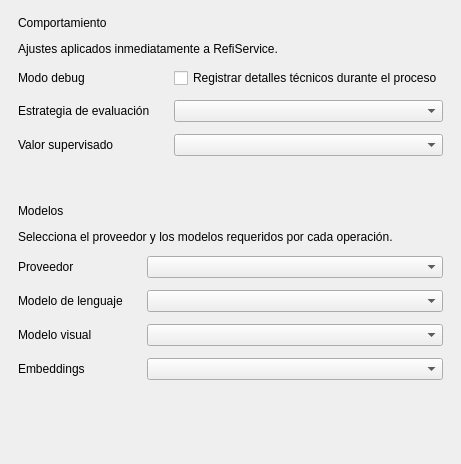
<?xml version="1.0" encoding="UTF-8"?>
<ui version="4.0">
 <class>ConfigPage</class><widget class="QWidget" name="ConfigPage">
  <layout class="QVBoxLayout" name="pageLayout"><property name="spacing"><number>14</number></property><property name="leftMargin"><number>0</number></property><property name="topMargin"><number>0</number></property><property name="rightMargin"><number>0</number></property><property name="bottomMargin"><number>0</number></property>
   <item><widget class="QFrame" name="generalCard"><property name="card" stdset="0"><bool>true</bool></property><layout class="QVBoxLayout" name="generalCardLayout"><property name="spacing"><number>12</number></property><property name="leftMargin"><number>18</number></property><property name="topMargin"><number>16</number></property><property name="rightMargin"><number>18</number></property><property name="bottomMargin"><number>18</number></property><item><widget class="QLabel" name="generalTitle"><property name="text"><string>Comportamiento</string></property></widget></item><item><widget class="QLabel" name="generalSubtitle"><property name="text"><string>Ajustes aplicados inmediatamente a RefiService.</string></property><property name="muted" stdset="0"><bool>true</bool></property></widget></item><item><layout class="QFormLayout" name="generalForm"><property name="horizontalSpacing"><number>24</number></property><item row="0" column="0"><widget class="QLabel" name="debugLabel"><property name="text"><string>Modo debug</string></property></widget></item><item row="0" column="1"><widget class="QCheckBox" name="debug_check"><property name="text"><string>Registrar detalles técnicos durante el proceso</string></property></widget></item><item row="1" column="0"><widget class="QLabel" name="evalModeLabel"><property name="text"><string>Estrategia de evaluación</string></property></widget></item><item row="1" column="1"><widget class="QComboBox" name="eval_mode_combo"/></item><item row="2" column="0"><widget class="QLabel" name="realEvalLabel"><property name="text"><string>Valor supervisado</string></property></widget></item><item row="2" column="1"><widget class="QComboBox" name="real_eval_combo"/></item></layout></item></layout></widget></item>
   <item><widget class="QFrame" name="modelCard"><property name="card" stdset="0"><bool>true</bool></property><layout class="QVBoxLayout" name="modelCardLayout"><property name="spacing"><number>12</number></property><property name="leftMargin"><number>18</number></property><property name="topMargin"><number>16</number></property><property name="rightMargin"><number>18</number></property><property name="bottomMargin"><number>18</number></property><item><widget class="QLabel" name="modelTitle"><property name="text"><string>Modelos</string></property></widget></item><item><widget class="QLabel" name="modelSubtitle"><property name="text"><string>Selecciona el proveedor y los modelos requeridos por cada operación.</string></property><property name="muted" stdset="0"><bool>true</bool></property></widget></item><item><layout class="QFormLayout" name="modelForm"><property name="horizontalSpacing"><number>24</number></property><item row="0" column="0"><widget class="QLabel" name="providerLabel"><property name="text"><string>Proveedor</string></property></widget></item><item row="0" column="1"><widget class="QComboBox" name="provider_combo"/></item><item row="1" column="0"><widget class="QLabel" name="llmLabel"><property name="text"><string>Modelo de lenguaje</string></property></widget></item><item row="1" column="1"><widget class="QComboBox" name="llm_combo"/></item><item row="2" column="0"><widget class="QLabel" name="vlmLabel"><property name="text"><string>Modelo visual</string></property></widget></item><item row="2" column="1"><widget class="QComboBox" name="vlm_combo"/></item><item row="3" column="0"><widget class="QLabel" name="embeddingLabel"><property name="text"><string>Embeddings</string></property></widget></item><item row="3" column="1"><widget class="QComboBox" name="embedding_combo"/></item></layout></item><item><widget class="QLabel" name="connection_label"><property name="text"><string/></property><property name="muted" stdset="0"><bool>true</bool></property></widget></item></layout></widget></item>
   <item><spacer name="bottomStretch"><property name="orientation"><enum>Qt::Vertical</enum></property><property name="sizeHint"><size><width>20</width><height>40</height></size></property></spacer></item>
  </layout>
 </widget><resources/><connections/>
</ui>
